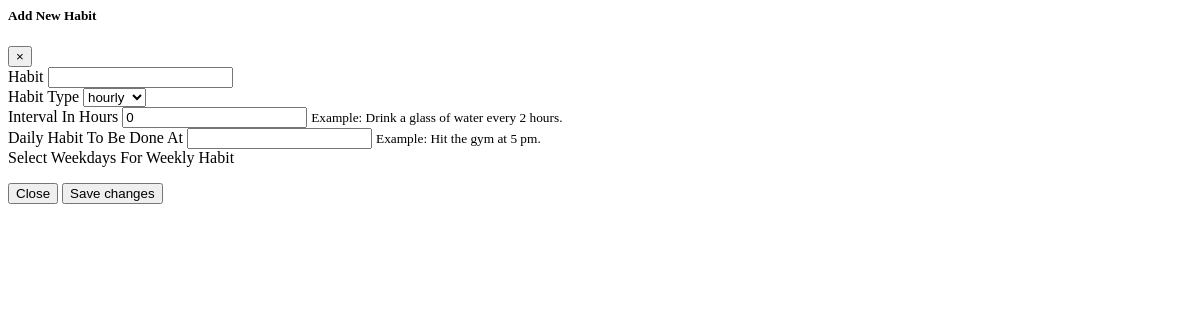
Before: /habit/add_habit/ (signed in) with the older database file.
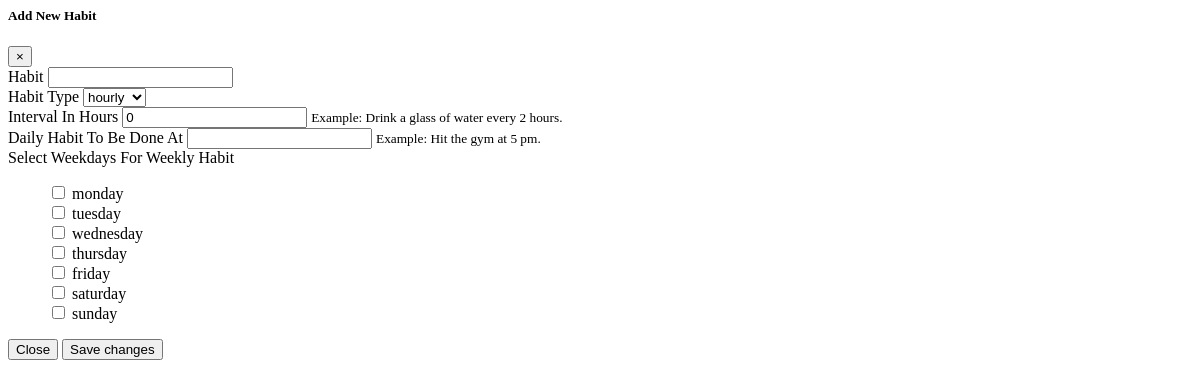
After: the same page with the newer database file.
### habit/models.py (models this page shows)
class Week(models.Model):
    WEEKDAY_CHOICES = (
        (constants.MONDAY, 'monday'),
        (constants.TUESDAY, 'tuesday'),
        (constants.WEDNESDAY, 'wednesday'),
        (constants.THURSDAY, 'thursday'),
        (constants.FRIDAY, 'friday'),
        (constants.SATURDAY, 'saturday'),
        (constants.SUNDAY, 'sunday')
    )
    week_day = models.CharField(
        choices=WEEKDAY_CHOICES, null=True, blank=True, max_length=1)
    def __str__(self):
        return self.get_week_day_display()

### habit/views.py (the view, shortened to what this page needs)
# urls.py: path('add_habit/', AddHabitView.as_view(), name='add_habit'),
class AddHabitView(LoginRequiredMixin, TemplateView):
    template_name = 'habit/add_habit.html'
    def get_context_data(self, **kwargs):
        form = AddHabitForm()
        context = super(AddHabitView, self).get_context_data(**kwargs)
        context.update({
            'form_header': 'Add New Habit',
            'form': form
        })
        return context

### habit/forms.py
class AddHabitForm(ModelForm):
    week_day = forms.ModelMultipleChoiceField(
        queryset=Week.objects,
        widget=forms.CheckboxSelectMultiple, required=False)
    class Meta:
        model = Habit
        fields = ['habit','habit_type', 'hourly_interval', 'habit_time',
                  'week_day']
    def __init__(self, *args, **kwargs):
        super().__init__(*args, **kwargs)
        self.fields['habit'].widget.attrs.update({'class': 'form-control'})
        self.fields['habit_type'].widget.attrs.update({'class': 'form-control'})
        self.fields['hourly_interval'].widget.attrs.update({'class': 'form-control'})
        self.fields['habit_time'].widget.attrs.update(
            {'class': 'form-control'}
        )
        self.fields['week_day'].widget.attrs.update({'class': 'form-control'})

### templates/habit/add_habit.html (shortened to what this page needs)
<div class="modal-content">
    <div class="modal-header">
        <h5 class="modal-title" id="add_new_habit_title">{{ form_header }}</h5>
        <button type="button" class="close" data-dismiss="modal"
                aria-label="Close">
            <span aria-hidden="true">&times;</span>
        </button>
    </div>
    <div class="modal-body">
        <div class="col-sm-6 offset-sm-3 align-items-center">
            <form id="add_habit_form" method="post" action="{% url 'add_habit' %}">{% csrf_token %}
                <div class="form-group">
                    <label for="{{ form.habit.id_for_label }}"
                           class="bmd-label-floating">Habit</label>
                    {{ form.habit }}
                </div>
                <div class="form-group">
                    <label for="{{ form.habit_type.id_for_label }}"
                           class="bmd-label-floating">Habit Type</label>
                    {{ form.habit_type }}
                </div>
                <div class="form-group">
                    <label for="{{ form.hourly_interval.id_for_label }}"
                           class="bmd-label-floating">Interval In Hours</label>
                    {{ form.hourly_interval }}
                    {% if form.hourly_interval.help_text %}
                        <small class="form-text text-muted">{{ form.hourly_interval.help_text|safe }}</small>
                    {% endif %}
                </div>
                <div class="form-group" id="datepicker-container">
                    <label for="{{ form.habit_time.id_for_label }}"
                           class="bmd-label-floating">Daily Habit To Be Done
                        At</label>
                        {{ form.habit_time }}
                    {% if form.habit_time.help_text %}
                        <small class="form-text text-muted">{{ form.habit_time.help_text|safe }}</small>
                    {% endif %}
                </div>
                <div class="form-group">
                    <label for="{{ form.week_day.id_for_label }}"
                           class="bmd-label-floating">Select Weekdays For
                        Weekly Habit</label>
                    {{ form.week_day }}
                </div>
            </form>
        </div>
    </div>
    <div class="modal-footer">
        <button type="button" class="btn btn-secondary"
                data-dismiss="modal">Close
        </button>
        <button type="button" onclick="submit_form()" class="btn btn-primary">Save
            changes
        </button>
    </div>
</div>

### templates/habit/add_habit.html (style rules this page uses)
ul { list-style-type: none; }

Changed rows visible on the page:
added Week: week_day "☐ ☐ ☐ ☐ ☐ ☐ ☐"
Other visible differences:
text now shown: "monday tuesday wednesday thursday friday saturday sunday"
